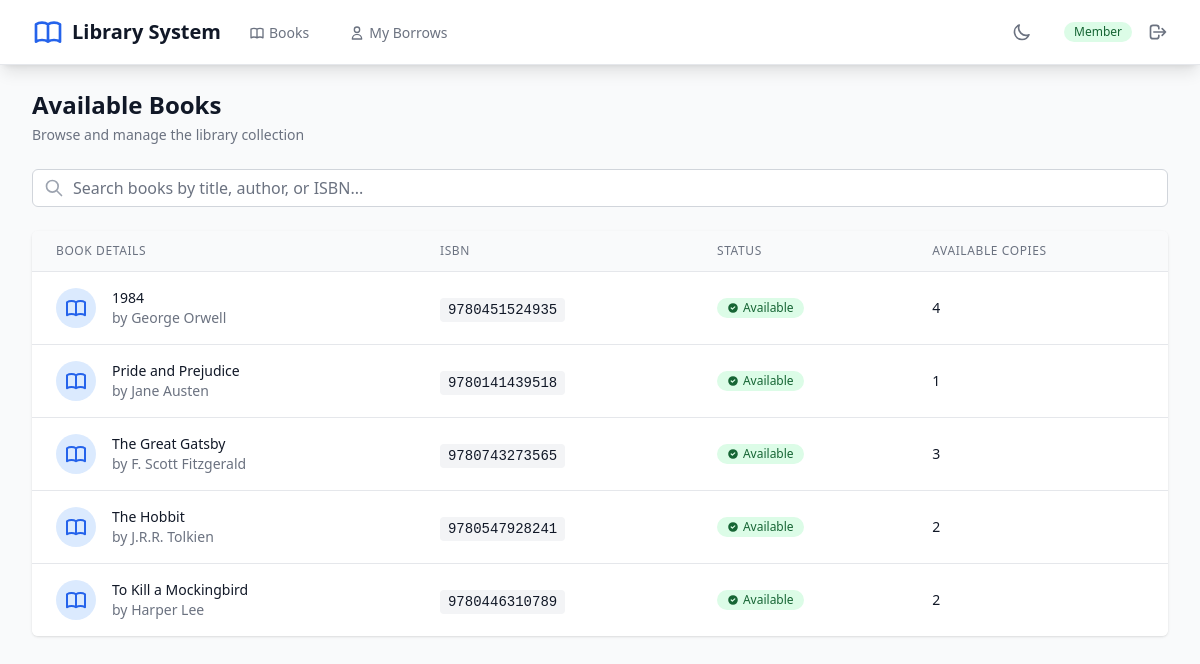
The app's page /books/ (signed in) with its own data.
### library/models.py (models this page shows, shortened)
class Book(models.Model):
    title = models.CharField(max_length=200)
    author = models.CharField(max_length=200)
    isbn = models.CharField(max_length=13, unique=True)
    available_copies = models.PositiveIntegerField(default=0)
    added_by = models.ForeignKey(User, on_delete=models.SET_NULL, null=True, blank=True)
    added_date = models.DateTimeField(default=timezone.now)
    class Meta:
        ordering = ['title']

### library/views.py (the view, shortened to what this page needs)
# urls.py: path('books/', views.book_list, name='book_list'),
@login_required
def book_list(request):
	books = Book.objects.all()
	borrow_form = BorrowForm()
	context = {
		'books': books,
		'borrow_form': borrow_form,
		'is_librarian': is_librarian(request.user),
	}
	return render(request, 'library/book_list.html', context)

### library/forms.py
class BorrowForm(forms.Form):
    member = forms.ModelChoiceField(
        queryset=Member.objects.filter(is_active=True),
        empty_label="Select a member",
        widget=forms.Select(attrs={
            'class': 'w-full px-3 py-2 border border-gray-300 rounded-md focus:outline-none focus:ring-2 focus:ring-blue-500 focus:border-transparent dark:bg-gray-700 dark:border-gray-600 dark:text-white'
        })
    )

### library/templatetags/role_tags.py (called while the page is built)
@register.filter(name='is_librarian')
def is_librarian_filter(user):
	return util_is_librarian(user)

### library/utils.py (called while the page is built)
def is_librarian(user):
    if not user.is_authenticated:
        return False
    return user.groups.filter(name='Librarian').exists()

### library/templates/library/book_list.html (shortened to what this page needs)
{% extends 'library/base.html' %}
{% block content %}
<div class="space-y-6">
    <div class="flex flex-col sm:flex-row sm:items-center sm:justify-between">
        <div>
            <h1 class="text-2xl font-bold text-gray-900 dark:text-white">Available Books</h1>
            <p class="mt-1 text-sm text-gray-500 dark:text-gray-400">
                Browse and manage the library collection
            </p>
        </div>
    </div>
    <div class="relative">
        <div class="absolute inset-y-0 left-0 pl-3 flex items-center pointer-events-none">
        </div>
        <input type="text" id="searchInput" placeholder="Search books by title, author, or ISBN..."
               class="block w-full pl-10 pr-3 py-2 border border-gray-300 rounded-md leading-5 bg-white dark:bg-gray-700 dark:border-gray-600 dark:text-white placeholder-gray-500 dark:placeholder-gray-400 focus:outline-none focus:placeholder-gray-400 focus:ring-1 focus:ring-blue-500 focus:border-blue-500">
    </div>
    {% if books %}
    <div class="bg-white dark:bg-gray-800 shadow overflow-hidden sm:rounded-md">
        <div class="overflow-x-auto">
            <table class="min-w-full divide-y divide-gray-200 dark:divide-gray-700">
                <thead class="bg-gray-50 dark:bg-gray-700">
                    <tr>
                        <th class="px-6 py-3 text-left text-xs font-medium text-gray-500 dark:text-gray-300 uppercase tracking-wider">
                            Book Details
                        </th>
                        <th class="px-6 py-3 text-left text-xs font-medium text-gray-500 dark:text-gray-300 uppercase tracking-wider">
                            ISBN
                        </th>
                        <th class="px-6 py-3 text-left text-xs font-medium text-gray-500 dark:text-gray-300 uppercase tracking-wider">
                            Status
                        </th>
                        <th class="px-6 py-3 text-left text-xs font-medium text-gray-500 dark:text-gray-300 uppercase tracking-wider">
                            Available Copies
                        </th>
                    </tr>
                </thead>
                <tbody class="bg-white dark:bg-gray-800 divide-y divide-gray-200 dark:divide-gray-700" id="booksTableBody">
                    {% for book in books %}
                    <tr class="hover:bg-gray-50 dark:hover:bg-gray-700 transition-colors duration-150">
                        <td class="px-6 py-4 whitespace-nowrap">
                            <div class="flex items-center">
                                <div class="flex-shrink-0 h-10 w-10">
                                    <div class="h-10 w-10 rounded-full bg-blue-100 dark:bg-blue-900 flex items-center justify-center">
                                    </div>
                                </div>
                                <div class="ml-4">
                                    <div class="text-sm font-medium text-gray-900 dark:text-white">{{ book.title }}</div>
                                    <div class="text-sm text-gray-500 dark:text-gray-400">by {{ book.author }}</div>
                                </div>
                            </div>
                        </td>
                        <td class="px-6 py-4 whitespace-nowrap">
                            <code class="text-sm text-gray-900 dark:text-white bg-gray-100 dark:bg-gray-700 px-2 py-1 rounded">{{ book.isbn }}</code>
                        </td>
                        <td class="px-6 py-4 whitespace-nowrap">
                            {% if book.available_copies > 0 %}
                                <span class="inline-flex items-center px-2.5 py-0.5 rounded-full text-xs font-medium bg-green-100 text-green-800 dark:bg-green-900 dark:text-green-200">
                                    <svg class="w-3 h-3 mr-1" fill="currentColor" viewBox="0 0 20 20">
                                        <path fill-rule="evenodd" d="M10 18a8 8 0 100-16 8 8 0 000 16zm3.707-9.293a1 1 0 00-1.414-1.414L9 10.586 7.707 9.293a1 1 0 00-1.414 1.414l2 2a1 1 0 001.414 0l4-4z" clip-rule="evenodd"></path>
                                    </svg>
                                    Available
                                </span>
                            {% endif %}
                        </td>
                        <td class="px-6 py-4 whitespace-nowrap text-sm text-gray-900 dark:text-white">
                            <span class="font-medium">{{ book.available_copies }}</span>
                        </td>
                    </tr>
                    {% endfor %}
                </tbody>
            </table>
        </div>
    </div>
    {% endif %}
</div>
{% endblock %}

### records on screen
Book: title "1984", author "George Orwell", isbn "9780451524935", shows "Available", available_copies "4"
Book: title "Pride and Prejudice", author "Jane Austen", isbn "9780141439518", shows "Available", available_copies "1"
Book: title "The Great Gatsby", author "F. Scott Fitzgerald", isbn "9780743273565", shows "Available", available_copies "3"
Book: title "The Hobbit", author "J.R.R. Tolkien", isbn "9780547928241", shows "Available", available_copies "2"
Book: title "To Kill a Mockingbird", author "Harper Lee", isbn "9780446310789", shows "Available", available_copies "2"
